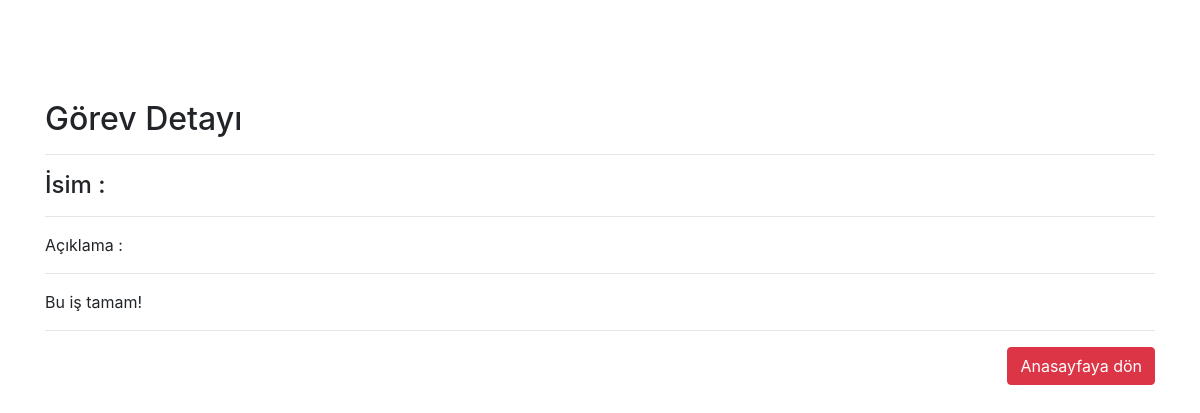
Page /detail/1 on the earlier database version.
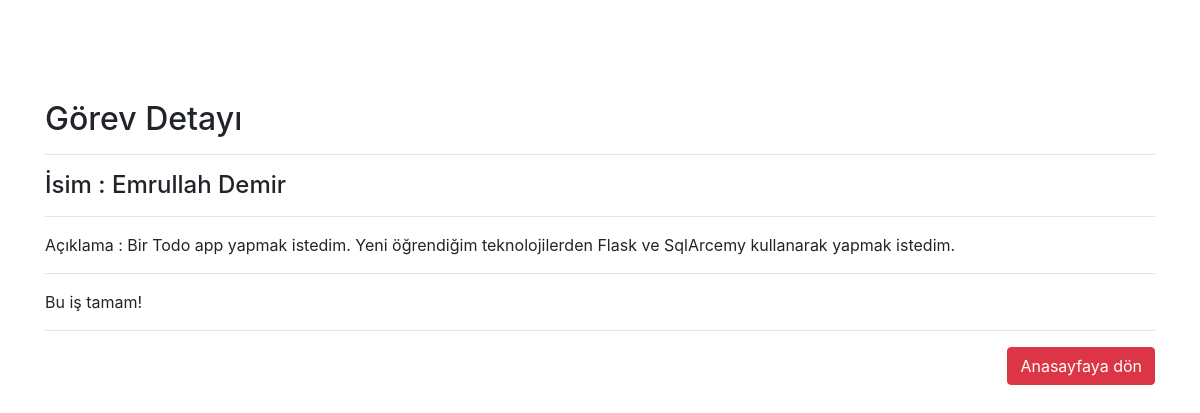
Same page on the later database version.
### todo.py (models this page shows)
class Todo(db.Model):
    id = db.Column(db.Integer, primary_key=True)
    title = db.Column(db.String(80))
    content = db.Column(db.Text)
    complete = db.Column(db.Boolean)

### todo.py (the view)
@app.route("/detail/<string:id>")
def Detail(id):
    todo = Todo.query.filter_by(id=id).first()
    return render_template("detail.html", todo = todo)

### templates/detail.html (shortened to what this page needs)
<!DOCTYPE html>
<html lang="en">
  <head>
    <link
      rel="stylesheet"
      href="https://maxcdn.bootstrapcdn.com/bootstrap/4.0.0/css/bootstrap.min.css"
    />
  </head>
  <body>
    <div style="margin-top: 100px" class="container">
      <h2>Görev Detayı</h2>
      <hr />
      <h4>İsim : {{todo.title}}</h4>
      <hr />
      <p>Açıklama : {{todo.content}}</p>
      <hr />
      {% if todo.complete == False %}
      <p>Başaramadık abi...</p>
      {% else %}
      <p>Bu iş tamam!</p>
      {% endif %}
      <hr />
      <a href="/mainpage" class="btn btn-danger float-right">Anasayfaya dön</a>
    </div>
  </body>
</html>

Differences in the rows shown:
added Todo: title "Emrullah Demir", content "Bir Todo app yapmak istedim. Yeni öğrendiğim teknolojilerden Flask ve SqlArcemy kullanarak yapmak istedim."
